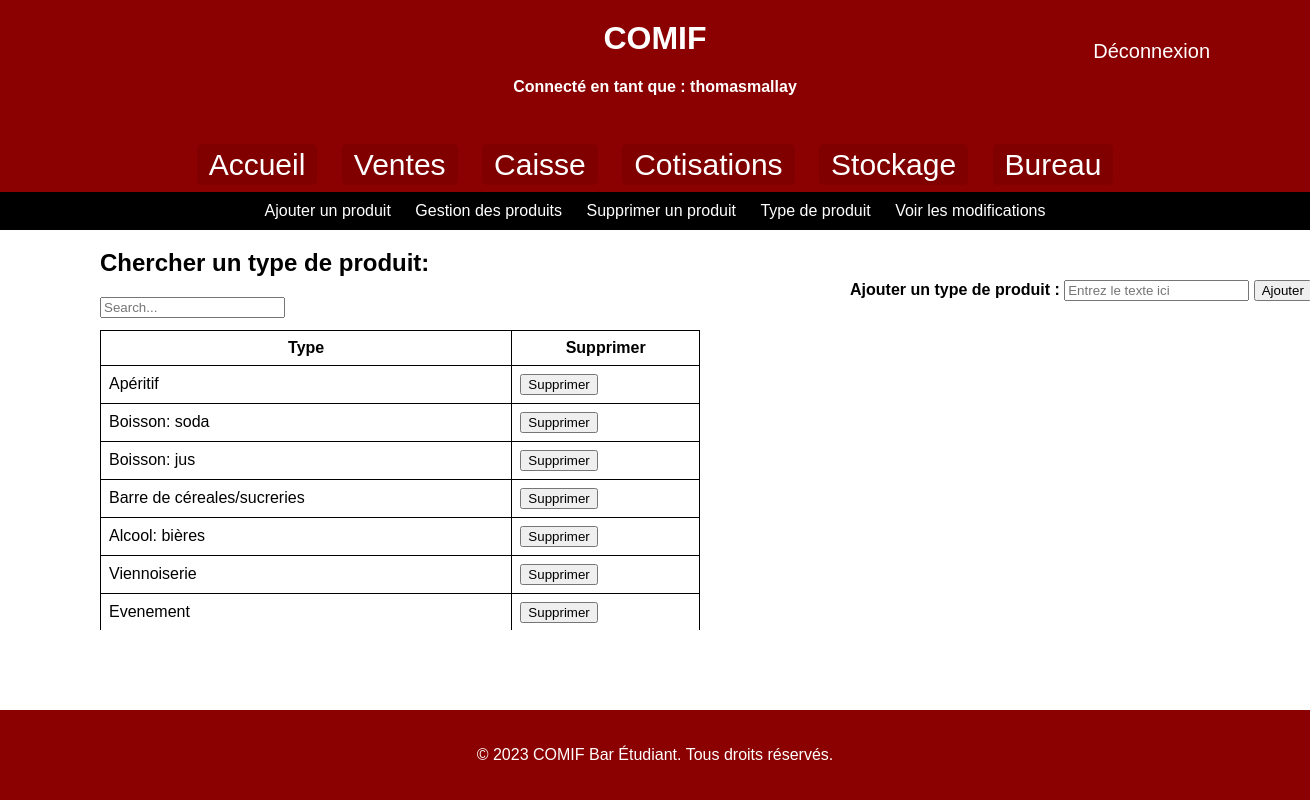
The page /type_produits/ (signed in) on the database its author committed.
### AppCotisants/models.py (models this page shows)
class CatProduit(models.Model):
    categorie = models.CharField(max_length=50)

### AppCotisants/views.py (the view)
# urls.py: path('type_produits/', views2.type_produits),
@login_required
def type_produits(request):
    return render(request, 'typeproduits.html',{'dataType':CatProduit.objects.all(),'username': request.user.username})

### templates/typeproduits.html (shortened to what this page needs)
<!DOCTYPE html>
<html>
<head>
    {% load static %}
</head>
<body>
<header>
    <h1>COMIF</h1>
    <h4 style="color: white;">Connecté en tant que : {{ username }}</h4>
    <a href="{% url 'logout' %}" style="font-size: 20px; position: absolute; top: 40px; right: 100px;
     color: white; text-decoration: none;">Déconnexion</a>
</header>
  <nav>
    <a href="/welcome">Accueil</a>
    <a href="/ajtvente">Ventes</a>
    <a href="/gstsoldes">Caisse</a>
    <a href="/ajtcotisants">Cotisations</a>
    <a href="/ajtproduits">Stockage</a>
    <a href="/tresorerie">Bureau</a>
  </nav>
  <div class="navbar">
    <a href="/ajtproduits">Ajouter un produit</a>
    <a href="/gstproduits">Gestion des produits</a>
    <a href="/supproduits">Supprimer un produit</a>
    <a href="/type_produits">Type de produit</a>
    <a href="/voirajtproduits">Voir les modifications</a>
  </div>
<section>
    <h2>Chercher un type de produit:</h2>
    <div class="form-group">
        <input id="search" class="form-control" type="text" placeholder="Search...">
    </div>
    <br />
    <div class="scrollable-table">
        <table width="600" border="1" style="border-collapse:collapse;">
            <thead>
            <tr>
                <th>Type</th>
                <th>Supprimer</th>
            </tr>
            </thead>
            <tbody id="myTable">
            {% for c in dataType %}
            <tr>
                <td>{{ c.categorie }}</td>
                <td>
                    <button class="modBtn" type="button" data-type-id="{{c.id}}"
                            data-nom="{{c.categorie}}" title="Supprimer">
                        Supprimer
                    </button>
                </td>
            </tr>
            {% endfor %}
            </tbody>
        </table>
    </div>
    <form id="modForm" method="POST" action="{% url 'ajt_type' %}" class="hidden">
        <div class="modal-body">
            <strong>Ajouter un type de produit :</strong>
            <input type="text" name="texte" placeholder="Entrez le texte ici" required>
            <button type="submit" class="btn btn-primary">Ajouter</button>
        </div>
    </form>
</section>
<footer>
    <p>&copy; 2023 COMIF Bar Étudiant. Tous droits réservés.</p>
</footer>
</body>
</html>

### templates/typeproduits.html (style rules this page uses)
body { font-family: Arial, sans-serif; margin: 0; padding: 0; background-size: cover; background-position: center; display: flex; flex-direction: column; min-height: 100vh; }
header { background-color: #8B0000; color: #fff; padding: 20px; text-align: center; }
h1 { margin: 0; }
nav { background-color: #8B0000; color: #fff; padding: 10px; text-align: center; }
nav a { color: #fff; text-decoration: none; margin: 0 10px; font-size: 30px; padding: 4px 12px; border-radius: 5px; background-color: #800000; }
.navbar { background-color: #000; color: #fff; text-align: center; padding: 10px; }
.navbar a { color: #fff; text-decoration: none; margin: 0 10px; }
section { position: absolute; top: 0px; left: 100px; position: relative; margin-bottom: 300px; }
#modForm { position: absolute; top: 50px; left: 750px; }
footer { background-color: #8B0000; color: #fff; padding: 20px; text-align: center; margin-top: auto; }
table { border-collapse: collapse; width: 600px; }
th, td { border: 1px solid black; padding: 8px; }
.scrollable-table { position: absolute; top: 100px; left: 0px; height: 300px; overflow-y: scroll; }

### rows shown on the page
CatProduit: categorie "Apéritif"
CatProduit: categorie "Boisson: soda"
CatProduit: categorie "Boisson: jus"
CatProduit: categorie "Barre de céreales/sucreries"
CatProduit: categorie "Alcool: bières"
CatProduit: categorie "Viennoiserie"
CatProduit: categorie "Evenement"

### other values the page prints
{{ username }} "thomasmallay"
